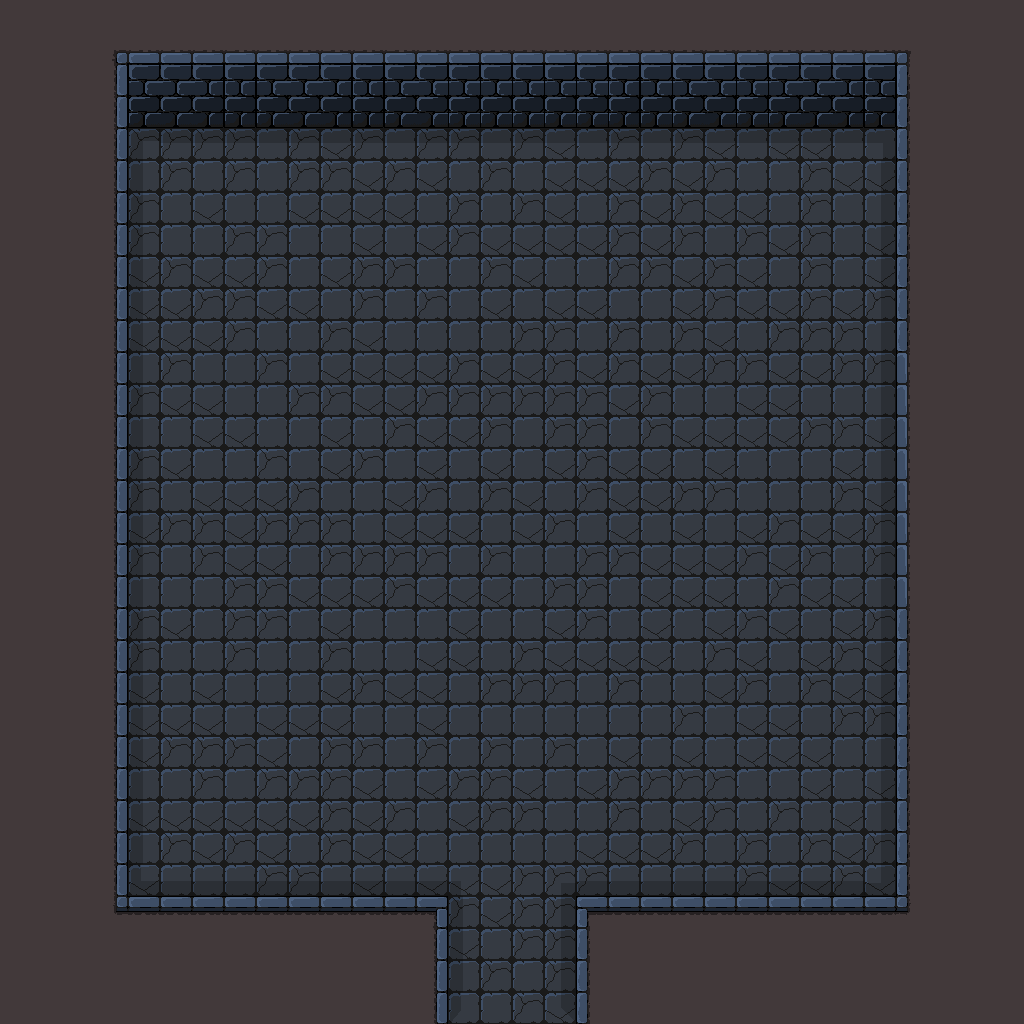

This is a level from a 2D game, rendered from its Tiled map with the project's own tilesets. A one-line summary and the map file follow, with tile-layer data summarised:
An orthogonal 32x32 tile map with 32x32 px tiles, 2 tile layers (Tile Layer 1, Tile Layer 2) and 7 objects.

<map version="1.0" orientation="orthogonal" renderorder="right-down" width="32" height="32" tilewidth="32" tileheight="32" nextobjectid="17">
 <tileset firstgid="1" name="dungeon" tilewidth="32" tileheight="32" tilecount="64">
  <image source="../assets/Sprites/Worlds/dungeon.png" width="256" height="256" />
 </tileset>
 <layer name="Tile Layer 1" width="32" height="32">
  <data>[1024 cells, 1024 non-empty, 4 distinct tile ids]</data>
 </layer>
 <layer name="Tile Layer 2" width="32" height="32">
  <data>[1024 cells, 337 non-empty, 24 distinct tile ids]</data>
 </layer>
 <objectgroup name="Object Layer 1">
  <object id="9" x="119" y="52" width="787" height="46" />
  <object id="10" x="896" y="53" width="16" height="854" />
  <object id="11" x="114" y="50" width="13" height="861" />
  <object id="13" x="115" y="896" width="330" height="17" />
  <object id="14" x="579" y="898" width="332" height="13" />
  <object id="15" x="438" y="896" width="10" height="133" />
  <object id="16" x="576" y="902" width="12" height="126" />
 </objectgroup>
</map>
